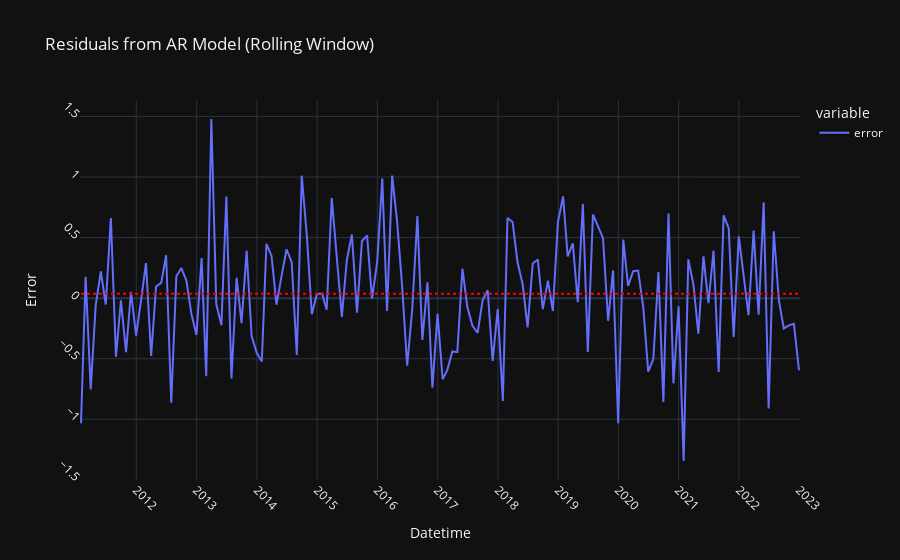

Source (notebook cell):
### Markdown cell above
#### Rolling Forecast Origin (Rolling Window)

##### Predict 1 month in advance each time:

Train on months 1, 2, ..., k - 3 -> predict month k - 2

Train on months 1, 2, ..., k - 3, k - 2 -> predict month k - 1

Train on months 1, 2, ..., k - 3, k - 2, k - 1 -> predict month k

...

##### Average all predictions

### Code cell
# create the model
predictions_rolling = pd.Series(dtype='float64')
start = time()
for end_date in test_data.index:
    train_data = df_monthly_mean_temp[:end_date - timedelta(days=1)]
    model = ARIMA(train_data, order=(12, 0, 0))
    model_fit = model.fit()
    pred = model_fit.predict(end_date)
    predictions_rolling.loc[end_date] = pred.loc[end_date]
end = time()
print(f"Model Fitting Time: {end - start}")
residuals_rolling = test_data - predictions_rolling

# print(residuals_rolling)

# Plot residuals
fig_resid_rolling = px.line(residuals_rolling, labels={residuals_rolling.index.name: 'Datetime', 'value': 'Error'}, title='Residuals from AR Model (Rolling Window)')
fig_resid_rolling.update_xaxes(dtick='M12', tickangle=45)
fig_resid_rolling.update_yaxes(dtick=0.5, tickangle=45)
fig_resid_rolling.update_traces(name='error', hovertemplate='Datetime: %{x}<br>Error: %{y}')

# add the mean line
mean_residuals_rolling = np.mean(residuals_rolling)
fig_resid_rolling.add_shape(
    type="line",
    x0=residuals_rolling.index[0],
    y0=mean_residuals_rolling,
    x1=residuals_rolling.index[-1],
    y1=mean_residuals_rolling,
    line=dict(color="red", dash="dot"),
)
fig_resid_rolling.show()

### Figure 1 — Plotly figure (JSON) as saved in the notebook; plotly's stock layout.template omitted (floating-point values rounded to 4 significant figures; data arrays with more than 128 entries replaced by an {"elided": "..."} marker saying what was removed)
{"data": [{"hovertemplate": "Datetime: %{x}<br>Error: %{y}", "legendgroup": "0", "line": {"color": "#636efa", "dash": "solid"}, "marker": {"symbol": "circle"}, "mode": "lines", "name": "error", "orientation": "v", "showlegend": true, "type": "scatter", "x": {"elided": "144 str values"}, "xaxis": "x", "y": {"elided": "144 float values"}, "yaxis": "y"}], "layout": {"legend": {"title": {"text": "variable"}, "tracegroupgap": 0}, "shapes": [{"line": {"color": "red", "dash": "dot"}, "type": "line", "x0": "2011-01-31T00:00:00", "x1": "2022-12-31T00:00:00", "y0": 0.03741, "y1": 0.03741}], "title": {"text": "Residuals from AR Model (Rolling Window)"}, "xaxis": {"anchor": "y", "domain": [0, 1], "dtick": "M12", "tickangle": 45, "title": {"text": "Datetime"}}, "yaxis": {"anchor": "x", "domain": [0, 1], "dtick": 0.5, "tickangle": 45, "title": {"text": "Error"}}}}
